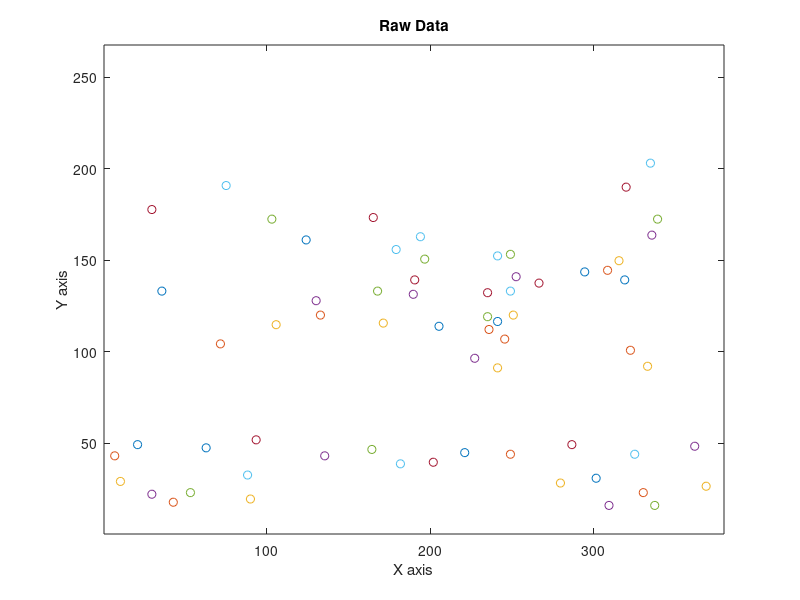
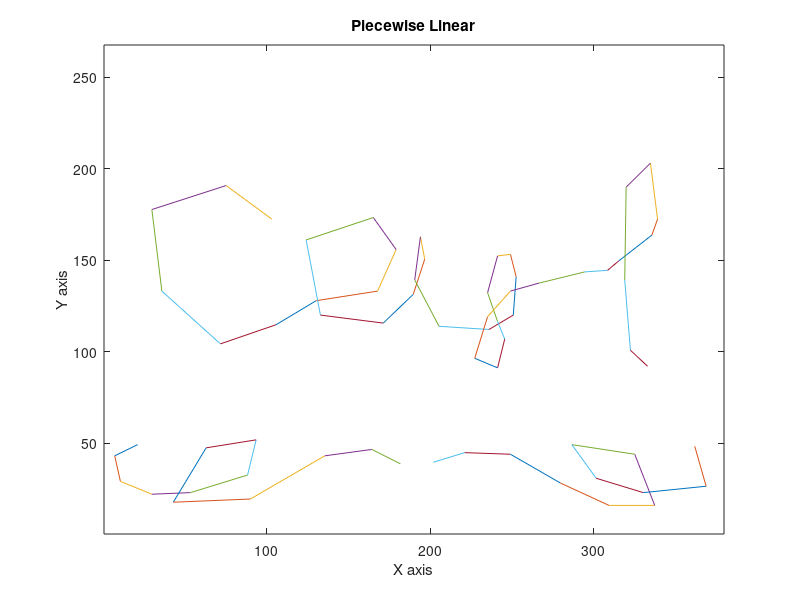

These figures' MATLAB source, in order: (Note: this script raises an error after producing the figures.)
clear all; close all;

%load in the data
load('data.mat');
figure(1);

x1 = cell2mat(x(1));
y1 = cell2mat(y(1));
for i=1:length(x1)
    plot(x1(i),y1(i),'o-.');
    hold on
end

x2 = cell2mat(x(2));
y2 = cell2mat(y(2));
for i=1:length(x2)
    plot(x2(i),y2(i),'o-.');
    hold on
end

x3 = cell2mat(x(3));
y3 = cell2mat(y(3));
for i=1:length(x3)
    plot(x3(i),y3(i),'o-.');
    hold on
end
title('Raw Data');
xlabel('X axis');
ylabel('Y axis');
axis(v);



figure(2);
x1 = cell2mat(x(1));
y1 = cell2mat(y(1));
for i=1:(length(x1)-1)
    plot([x1(i) x1(i+1)],[y1(i) y1(i+1)]);
    hold on
end

x2 = cell2mat(x(2));
y2 = cell2mat(y(2));
for i=1:(length(x2)-1)
    plot([x2(i) x2(i+1)],[y2(i) y2(i+1)]);
    hold on
end

x3 = cell2mat(x(3));
y3 = cell2mat(y(3));
for i=1:(length(x3)-1)
    plot([x3(i) x3(i+1)],[y3(i) y3(i+1)]);
    hold on
end
title('Piecewise Linear');
xlabel('X axis');
ylabel('Y axis');
axis(v);

% ******************** figure 3 **************

figure(3);
x1 = cell2mat(x(1));
y1 = cell2mat(y(1));
n = length(y1);
t = 1:n;
y_cs = csape(t,y1,'variational');
n = length(t);
tref = zeros(1,5*(n-1)+1);
for k = 1:n-1
    i = 5*(k-1)+1;
    dt = t(k+1)-t(k);
    tref(i) = t(k);
    tref(i+1) = t(k)+dt/5;
    tref(i+2) = t(k)+2*dt/5;
    tref(i+3) = t(k)+3*dt/5;
    tref(i+4) = t(k)+4*dt/5;
end
tref(5*(n-1)+1) = t(n);
yy = ppval(tref,y_cs);

n = length(x1);
t = 1:n;
x_cs = csape(t,x1,'variational');
n = length(t);
tref = zeros(1,5*(n-1)+1);
for k = 1:n-1
    i = 5*(k-1)+1;
    dx = t(k+1)-t(k);
    tref(i) = t(k);
    tref(i+1) = t(k)+dt/5;
    tref(i+2) = t(k)+2*dt/5;
    tref(i+3) = t(k)+3*dt/5;
    tref(i+4) = t(k)+4*dt/5;
end
tref(5*(n-1)+1) = t(n);
xx = ppval(tref,x_cs);
plot(xx,yy, 'r-', 'LineWidth',4);
hold on;

x1 = cell2mat(x(2));
y1 = cell2mat(y(2));
n = length(y1);
t = 1:n;
y_cs = csape(t,y1,'variational');
n = length(t);
tref = zeros(1,5*(n-1)+1);
for k = 1:n-1
    i = 5*(k-1)+1;
    dt = t(k+1)-t(k);
    tref(i) = t(k);
    tref(i+1) = t(k)+dt/5;
    tref(i+2) = t(k)+2*dt/5;
    tref(i+3) = t(k)+3*dt/5;
    tref(i+4) = t(k)+4*dt/5;
end
tref(5*(n-1)+1) = t(n);
yy = ppval(tref,y_cs);

n = length(x1);
t = 1:n;
x_cs = csape(t,x1,'variational');
n = length(t);
tref = zeros(1,5*(n-1)+1);
for k = 1:n-1
    i = 5*(k-1)+1;
    dx = t(k+1)-t(k);
    tref(i) = t(k);
    tref(i+1) = t(k)+dt/5;
    tref(i+2) = t(k)+2*dt/5;
    tref(i+3) = t(k)+3*dt/5;
    tref(i+4) = t(k)+4*dt/5;
end
tref(5*(n-1)+1) = t(n);
xx = ppval(tref,x_cs);
plot(xx,yy, 'r-', 'LineWidth',4);
hold on;

x1 = cell2mat(x(3));
y1 = cell2mat(y(3));
n = length(y1);
t = 1:n;
y_cs = csape(t,y1,'variational');
n = length(t);
tref = zeros(1,5*(n-1)+1);
for k = 1:n-1
    i = 5*(k-1)+1;
    dt = t(k+1)-t(k);
    tref(i) = t(k);
    tref(i+1) = t(k)+dt/5;
    tref(i+2) = t(k)+2*dt/5;
    tref(i+3) = t(k)+3*dt/5;
    tref(i+4) = t(k)+4*dt/5;
end
tref(5*(n-1)+1) = t(n);
yy = ppval(tref,y_cs);

n = length(x1);
t = 1:n;
x_cs = csape(t,x1,'variational');
n = length(t);
tref = zeros(1,5*(n-1)+1);
for k = 1:n-1
    i = 5*(k-1)+1;
    dx = t(k+1)-t(k);
    tref(i) = t(k);
    tref(i+1) = t(k)+dt/5;
    tref(i+2) = t(k)+2*dt/5;
    tref(i+3) = t(k)+3*dt/5;
    tref(i+4) = t(k)+4*dt/5;
end
tref(5*(n-1)+1) = t(n);
xx = ppval(tref,x_cs);
plot(xx,yy, 'r-', 'LineWidth',4);
hold on;


title('Cubic Spline');
xlabel('X axis');
ylabel('Y axis');
axis(v);

% ------------------figure 4---------------------

figure(4);
x1 = cell2mat(x(1));
y1 = cell2mat(y(1));
n = length(y1);
t = 1:n;
y_cs = csape(t,y1,'not-a-knot');
x_cs = csape(t,x1,'not-a-knot');
xx = ppval(t,x_cs);
yy = ppval(t,y_cs);
plot(xx,yy, 'r-', 'LineWidth',4);
hold on;
x1 = cell2mat(x(2));
y1 = cell2mat(y(2));
n = length(y1);
t = 1:n;
y_cs = csape(t,y1,'not-a-knot');
x_cs = csape(t,x1,'not-a-knot');
xx = ppval(t,x_cs);
yy = ppval(t,y_cs);
plot(xx,yy, 'r-', 'LineWidth',4);
hold on;
x1 = cell2mat(x(3));
y1 = cell2mat(y(3));
n = length(y1);
t = 1:n;
y_cs = csape(t,y1,'not-a-knot');
x_cs = csape(t,x1,'not-a-knot');
xx = ppval(t,x_cs);
yy = ppval(t,y_cs);
plot(xx,yy, 'r-', 'LineWidth',4);
hold on;
title('not-a-knot Cubic Spline');
xlabel('X axis');
ylabel('Y axis');

